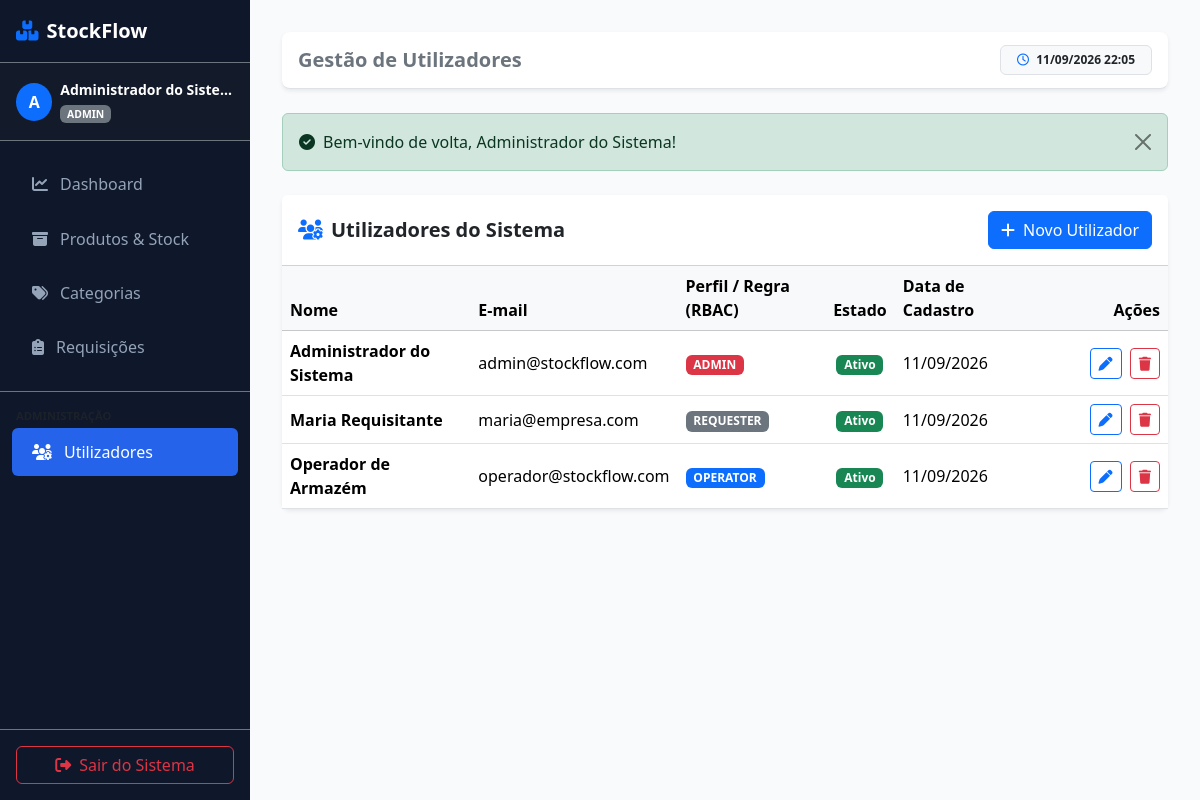
The app's page /users (signed in) with its own data.
### tables this page shows
CREATE TABLE IF NOT EXISTS users (
    id INT AUTO_INCREMENT PRIMARY KEY,
    name VARCHAR(100) NOT NULL,
    email VARCHAR(120) NOT NULL UNIQUE,
    password VARCHAR(255) NOT NULL,
    role ENUM('admin', 'operator', 'requester') NOT NULL DEFAULT 'requester',
    status ENUM('active', 'inactive') NOT NULL DEFAULT 'active',
    created_at DATETIME DEFAULT CURRENT_TIMESTAMP,
    updated_at DATETIME DEFAULT CURRENT_TIMESTAMP ON UPDATE CURRENT_TIMESTAMP
);

### app/Controllers/UserController.php (called while the page is built, shortened)
<?php
class UserController {
    public function index(): void {
        $users = User::all();
        require __DIR__ . '/../../views/users/index.php';
    }
}

### app/Helpers/Session.php (called while the page is built, shortened)
<?php
class Session {
    public static function getFlash(string $type): ?string {
        if (isset($_SESSION['flash'][$type])) {
            $msg = $_SESSION['flash'][$type];
            return $msg;
        }
        return null;
    }
    public static function user(): ?array {
        return $_SESSION['user'] ?? null;
    }
}

### app/Models/User.php (called while the page is built, shortened)
<?php
class User {
    public static function all(): array {
        $db = Database::getConnection();
        $stmt = $db->query("SELECT id, name, email, role, status, created_at FROM users ORDER BY name ASC");
        return $stmt->fetchAll();
    }
}

### app/Helpers/Security.php (called while the page is built, shortened)
<?php
class Security {
    public static function escape(?string $value): string {
        return htmlspecialchars($value, ENT_QUOTES, 'UTF-8');
    }
}

### views/users/index.php (the view, shortened to what this page needs)
<?php
require __DIR__ . '/../layouts/header.php';
require __DIR__ . '/../layouts/sidebar.php';
?>
<div class="main-content flex-grow-1">
    <?php require __DIR__ . '/../layouts/navbar.php'; ?>
    <?php if ($msg = Session::getFlash('success')): ?>
        <div class="alert alert-success alert-dismissible fade show mb-4" role="alert">
            <i class="fa-solid fa-circle-check me-2"></i><?= Security::escape($msg) ?>
            <button type="button" class="btn-close" data-bs-dismiss="alert"></button>
        </div>
    <?php endif; ?>
    <div class="card border-0 shadow-sm rounded-3">
        <div class="card-header bg-white py-3 d-flex justify-content-between align-items-center">
            <h5 class="fw-bold m-0 text-dark"><i class="fa-solid fa-users-gear me-2 text-primary"></i>Utilizadores do Sistema</h5>
            <button class="btn btn-primary" data-bs-toggle="modal" data-bs-target="#modalCreateUser">
                <i class="fa-solid fa-plus me-2"></i>Novo Utilizador
            </button>
        </div>
        <div class="card-body p-0">
            <div class="table-responsive">
                <table class="table table-hover align-middle mb-0">
                    <thead class="table-light">
                        <tr>
                            <th>Nome</th>
                            <th>E-mail</th>
                            <th>Perfil / Regra (RBAC)</th>
                            <th class="text-center">Estado</th>
                            <th>Data de Cadastro</th>
                            <th class="text-end" style="width: 140px;">Ações</th>
                        </tr>
                    </thead>
                    <tbody>
                        <?php if (empty($users)): ?>
                            <tr>
                                <td colspan="6" class="text-center text-muted py-4">Nenhum utilizador encontrado.</td>
                            </tr>
                        <?php else: ?>
                            <?php foreach ($users as $u): ?>
                                <tr>
                                    <td class="fw-semibold"><?= Security::escape($u['name']) ?></td>
                                    <td><?= Security::escape($u['email']) ?></td>
                                    <td>
                                        <?php
                                        $roleBadges = [
                                            'admin' => 'bg-danger text-white',
                                            'operator' => 'bg-primary text-white',
                                            'requester' => 'bg-secondary text-white'
                                        ];
                                        $badge = $roleBadges[$u['role']] ?? 'bg-light text-dark';
                                        ?>
                                        <span class="badge <?= $badge ?> text-uppercase"><?= Security::escape($u['role']) ?></span>
                                    </td>
                                    <td class="text-center">
                                        <span class="badge bg-<?= $u['status'] === 'active' ? 'success' : 'dark' ?>">
                                            <?= $u['status'] === 'active' ? 'Ativo' : 'Inativo' ?>
                                        </span>
                                    </td>
                                    <td><?= date('d/m/Y', strtotime($u['created_at'])) ?></td>
                                    <td class="text-end">
                                        <button class="btn btn-sm btn-outline-primary me-1"
                                                onclick="editUser(<?= htmlspecialchars(json_encode($u), ENT_QUOTES, 'UTF-8') ?>)">
                                            <i class="fa-solid fa-pen"></i>
                                        </button>
                                        <button class="btn btn-sm btn-outline-danger"
                                                onclick="confirmDeleteUser(<?= $u['id'] ?>, '<?= Security::escape(addslashes($u['name'])) ?>')">
                                            <i class="fa-solid fa-trash"></i>
                                        </button>
                                    </td>
                                </tr>
                            <?php endforeach; ?>
                        <?php endif; ?>
                    </tbody>
                </table>
            </div>
        </div>
    </div>
</div>
<?php require __DIR__ . '/../layouts/footer.php'; ?>

### views/layouts/sidebar.php (shortened to what this page needs)
<?php
$user = Session::user();
$currentUri = $_SERVER['REQUEST_URI'] ?? '/';
?>
<aside class="sidebar d-flex flex-column flex-shrink-0" id="appSidebar">
    <div class="p-3 d-flex align-items-center justify-content-between border-bottom border-secondary">
        <a href="/dashboard" class="text-white text-decoration-none d-flex align-items-center gap-2 fs-5 fw-bold">
            <i class="fa-solid fa-boxes-stacked text-primary"></i>
            <span>StockFlow</span>
        </a>
    </div>
    <div class="p-3 border-bottom border-secondary bg-dark bg-opacity-25">
        <div class="d-flex align-items-center gap-2">
            <div class="avatar bg-primary text-white rounded-circle d-flex align-items-center justify-content-center fw-bold" style="width: 38px; height: 38px;">
                <?= strtoupper(substr(Security::escape($user['name'] ?? 'U'), 0, 1)) ?>
            </div>
            <div class="overflow-hidden">
                <div class="fw-semibold text-truncate small"><?= Security::escape($user['name'] ?? 'Utilizador') ?></div>
                <div class="badge bg-secondary text-uppercase" style="font-size: 0.65rem;">
                    <?= Security::escape($user['role'] ?? 'requester') ?>
                </div>
            </div>
        </div>
    </div>
    <ul class="nav nav-pills flex-column mb-auto py-3">
        <li class="nav-item">
            <a href="/dashboard" class="nav-link <?= str_starts_with($currentUri, '/dashboard') ? 'active' : '' ?>">
                <i class="fa-solid fa-chart-line"></i>
                <span>Dashboard</span>
            </a>
        </li>
        <li>
            <a href="/products" class="nav-link <?= str_starts_with($currentUri, '/products') ? 'active' : '' ?>">
                <i class="fa-solid fa-box-archive"></i>
                <span>Produtos & Stock</span>
            </a>
        </li>
        <?php if ($user && in_array($user['role'], ['admin', 'operator'])): ?>
        <li>
            <a href="/categories" class="nav-link <?= str_starts_with($currentUri, '/categories') ? 'active' : '' ?>">
                <i class="fa-solid fa-tags"></i>
                <span>Categorias</span>
            </a>
        </li>
        <?php endif; ?>
        <li>
            <a href="/requisitions" class="nav-link <?= str_starts_with($currentUri, '/requisitions') ? 'active' : '' ?>">
                <i class="fa-solid fa-clipboard-list"></i>
                <span>Requisições</span>
            </a>
        </li>
        <?php if ($user && $user['role'] === 'admin'): ?>
        <li class="mt-3 border-top border-secondary pt-3">
            <div class="px-3 text-uppercase text-muted fw-bold mb-1" style="font-size: 0.7rem;">Administração</div>
            <a href="/users" class="nav-link <?= str_starts_with($currentUri, '/users') ? 'active' : '' ?>">
                <i class="fa-solid fa-users-gear"></i>
                <span>Utilizadores</span>
            </a>
        </li>
        <?php endif; ?>
    </ul>
    <div class="p-3 border-top border-secondary">
        <a href="/logout" class="btn btn-outline-danger w-100 d-flex align-items-center justify-content-center gap-2">
            <i class="fa-solid fa-right-from-bracket"></i>
            <span>Sair do Sistema</span>
        </a>
    </div>
</aside>

### views/layouts/header.php (style rules this page uses)
:root { --sidebar-width: 250px; --primary-color: #0f172a; --accent-color: #2563eb; }
body { font-family: 'Segoe UI', system-ui, -apple-system, sans-serif; background-color: #f8fafc; }
.sidebar { width: var(--sidebar-width); min-height: 100vh; background: var(--primary-color); color: #fff; position: fixed; top: 0; left: 0; z-index: 1000; transition: all 0.3s; }
.sidebar .nav-link { color: #94a3b8; padding: 0.75rem 1.25rem; border-radius: 0.375rem; margin: 0.2rem 0.75rem; display: flex; align-items: center; gap: 0.75rem; }
.sidebar .nav-link:hover, .sidebar .nav-link.active { color: #fff; background: rgba(255, 255, 255, 0.1); }
.sidebar .nav-link.active { background: var(--accent-color); }
.main-content { margin-left: var(--sidebar-width); padding: 2rem; min-height: 100vh; }

### records on screen
users: name "A", name "Administrador do Siste…", role "ADMIN", name "Administrador do Sistema", email "admin@stockflow.com", status "Ativo", created_at "11/09/2026"
users: name "Maria Requisitante", email "maria@empresa.com", role "REQUESTER", status "Ativo", created_at "11/09/2026"
users: name "Operador de Armazém", email "operador@stockflow.com", role "OPERATOR", status "Ativo", created_at "11/09/2026"

### other values on screen
Security::escape($pageTitle ?? 'Painel Principal') "Gestão de Utilizadores"
Security::escape($msg) "Bem-vindo de volta, Administrador do Sistema!"
